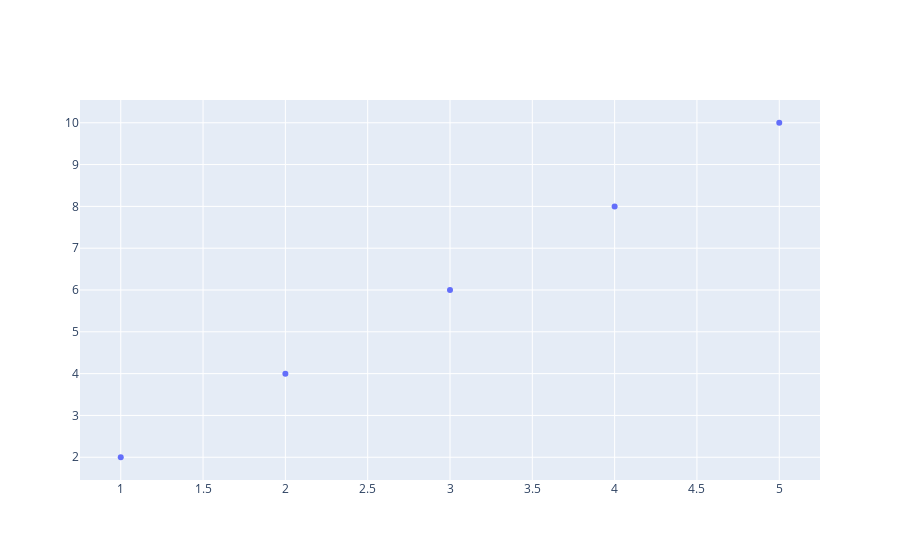

Source (notebook cell):
### Code cell
import plotly.graph_objs as go
from plotly.offline import iplot
import pandas as pd

df = pd.DataFrame({'x': [1, 2, 3, 4, 5], 'y': [2, 4, 6, 8, 10]})

data = [go.Scatter(x=df['x'], y=df['y'], mode='markers')]

iplot(data)

### Figure 1 — Plotly figure (JSON) as saved in the notebook; plotly's stock layout.template omitted (floating-point values rounded to 4 significant figures)
{"data": [{"mode": "markers", "type": "scatter", "x": [1, 2, 3, 4, 5], "y": [2, 4, 6, 8, 10]}], "layout": {}}
